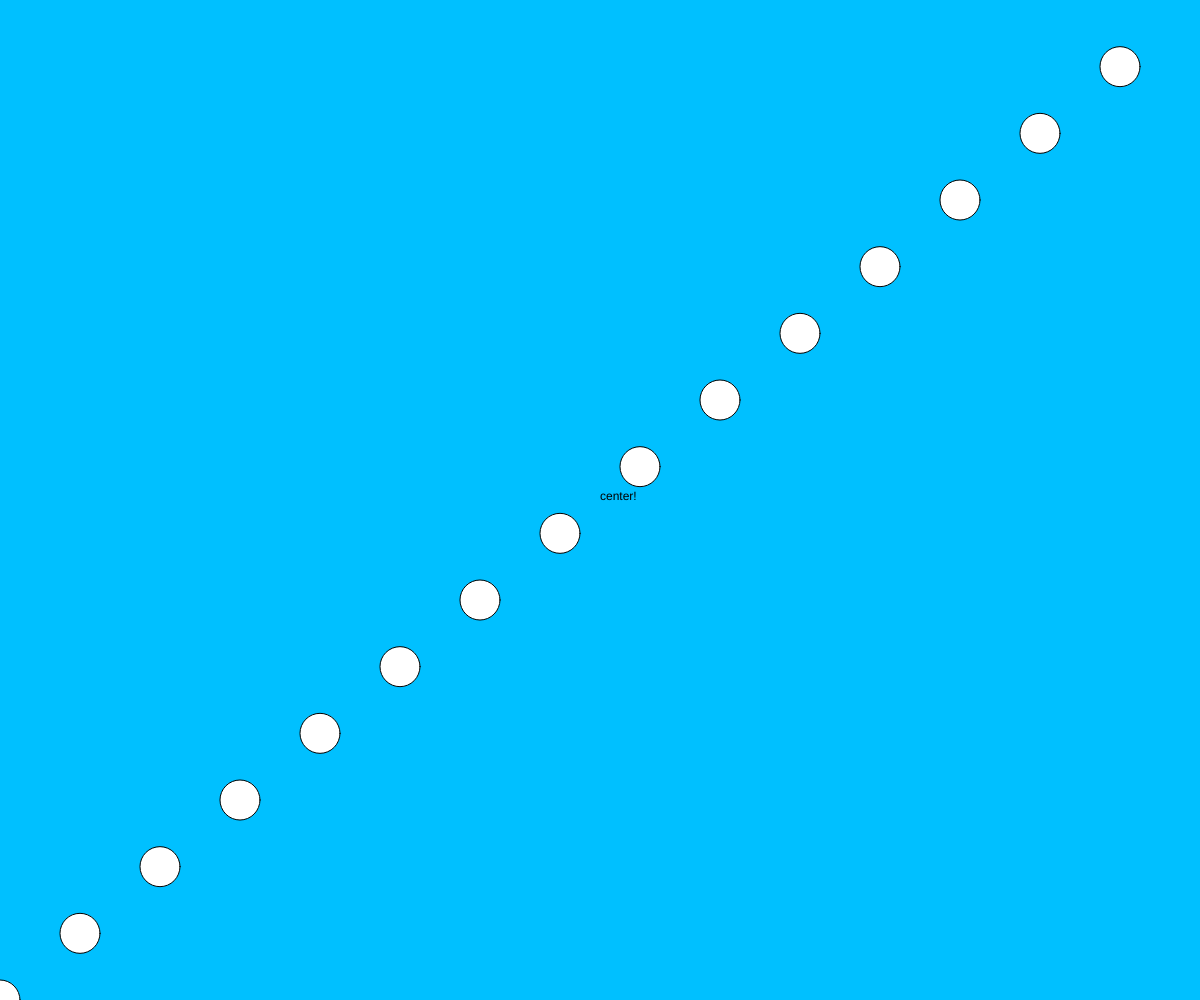
Frame 1 (no input)
Frame 60 (no input): identical to frame 1, image omitted
Frame 120 (the mouse pressed at the canvas centre since frame 60): identical to frame 1, image omitted

The p5.js sketch that drew this single still picture (run headless with seeded random() and noise() and a simulated clock; from frame 60 on, the mouse is pressed at the canvas centre):

// p5.js sketch
// ── sketch.js
// テキスト「リサイズするプログラムを作る」
function setup(){
  createCanvas(windowWidth, windowHeight);
}

function windowResized(){
  resizeCanvas(windowWidth, windowHeight);
}

function draw(){
  background(0, 192, 255);
  for(let i = 0; i < 15; i++){
    ellipse(width * i / 15, height * (15 - i) / 15, 40);
  }
  text("center!", width * 0.5, height * 0.5);
}
